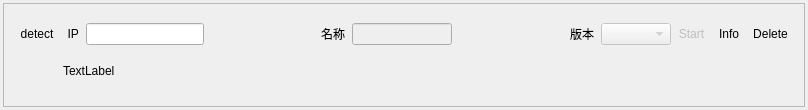
<?xml version="1.0" encoding="UTF-8"?>
<ui version="4.0">
 <class>Form</class>
 <widget class="QWidget" name="Form">
  <property name="geometry">
   <rect>
    <x>0</x>
    <y>0</y>
    <width>808</width>
    <height>110</height>
   </rect>
  </property>
  <property name="sizePolicy">
   <sizepolicy hsizetype="MinimumExpanding" vsizetype="Preferred">
    <horstretch>0</horstretch>
    <verstretch>0</verstretch>
   </sizepolicy>
  </property>
  <property name="windowTitle">
   <string/>
  </property>
  <layout class="QGridLayout" name="gridLayout">
   <property name="leftMargin">
    <number>3</number>
   </property>
   <property name="topMargin">
    <number>3</number>
   </property>
   <property name="rightMargin">
    <number>3</number>
   </property>
   <property name="bottomMargin">
    <number>3</number>
   </property>
   <property name="spacing">
    <number>6</number>
   </property>
   <item row="0" column="0">
    <widget class="QFrame" name="frame">
     <property name="frameShape">
      <enum>QFrame::StyledPanel</enum>
     </property>
     <layout class="QVBoxLayout" name="verticalLayout">
      <property name="spacing">
       <number>0</number>
      </property>
      <property name="rightMargin">
       <number>9</number>
      </property>
      <property name="bottomMargin">
       <number>0</number>
      </property>
      <item>
       <layout class="QHBoxLayout" name="horizontalLayout">
        <item>
         <widget class="QToolButton" name="detect_Button">
          <property name="enabled">
           <bool>true</bool>
          </property>
          <property name="sizePolicy">
           <sizepolicy hsizetype="Maximum" vsizetype="Fixed">
            <horstretch>0</horstretch>
            <verstretch>0</verstretch>
           </sizepolicy>
          </property>
          <property name="maximumSize">
           <size>
            <width>65</width>
            <height>16777215</height>
           </size>
          </property>
          <property name="toolTip">
           <string>&#x68C0;&#x6D4B;&#x8FDE;&#x63A5;</string>
          </property>
          <property name="statusTip">
           <string>&#x68C0;&#x6D4B;&#x8FDE;&#x63A5;</string>
          </property>
          <property name="text">
           <string>detect</string>
          </property>
          <property name="iconSize">
           <size>
            <width>22</width>
            <height>22</height>
           </size>
          </property>
          <property name="popupMode">
           <enum>QToolButton::DelayedPopup</enum>
          </property>
          <property name="autoRaise">
           <bool>true</bool>
          </property>
         </widget>
        </item>
        <item>
         <widget class="QLabel" name="ClusterIP_Label">
          <property name="sizePolicy">
           <sizepolicy hsizetype="Minimum" vsizetype="Preferred">
            <horstretch>0</horstretch>
            <verstretch>0</verstretch>
           </sizepolicy>
          </property>
          <property name="font">
           <font>
            <pointsize>9</pointsize>
           </font>
          </property>
          <property name="text">
           <string>  IP  </string>
          </property>
         </widget>
        </item>
        <item>
         <widget class="QLineEdit" name="ip_lineEdit"/>
        </item>
        <item>
         <spacer name="horizontalSpacer">
          <property name="orientation">
           <enum>Qt::Horizontal</enum>
          </property>
          <property name="sizeHint" stdset="0">
           <size>
            <width>40</width>
            <height>20</height>
           </size>
          </property>
         </spacer>
        </item>
        <item>
         <widget class="QLabel" name="label">
          <property name="text">
           <string>&#x540D;&#x79F0;  </string>
          </property>
         </widget>
        </item>
        <item>
         <widget class="QLineEdit" name="name_lineEdit">
          <property name="enabled">
           <bool>false</bool>
          </property>
          <property name="maximumSize">
           <size>
            <width>100</width>
            <height>16777215</height>
           </size>
          </property>
         </widget>
        </item>
        <item>
         <spacer name="horizontalSpacer_2">
          <property name="orientation">
           <enum>Qt::Horizontal</enum>
          </property>
          <property name="sizeHint" stdset="0">
           <size>
            <width>40</width>
            <height>20</height>
           </size>
          </property>
         </spacer>
        </item>
        <item>
         <widget class="QLabel" name="label_2">
          <property name="text">
           <string>&#x7248;&#x672C;  </string>
          </property>
         </widget>
        </item>
        <item>
         <widget class="QComboBox" name="version_comboBox">
          <property name="enabled">
           <bool>false</bool>
          </property>
          <property name="maximumSize">
           <size>
            <width>70</width>
            <height>16777215</height>
           </size>
          </property>
         </widget>
        </item>
        <item>
         <widget class="QToolButton" name="startButton">
          <property name="enabled">
           <bool>false</bool>
          </property>
          <property name="sizePolicy">
           <sizepolicy hsizetype="Maximum" vsizetype="Fixed">
            <horstretch>0</horstretch>
            <verstretch>0</verstretch>
           </sizepolicy>
          </property>
          <property name="maximumSize">
           <size>
            <width>65</width>
            <height>16777215</height>
           </size>
          </property>
          <property name="toolTip">
           <string>&#x8FDC;&#x7A0B;&#x542F;&#x52A8;</string>
          </property>
          <property name="statusTip">
           <string>&#x8FDC;&#x7A0B;&#x542F;&#x52A8;</string>
          </property>
          <property name="text">
           <string>Start</string>
          </property>
          <property name="iconSize">
           <size>
            <width>26</width>
            <height>26</height>
           </size>
          </property>
          <property name="popupMode">
           <enum>QToolButton::DelayedPopup</enum>
          </property>
          <property name="autoRaise">
           <bool>true</bool>
          </property>
         </widget>
        </item>
        <item>
         <widget class="QToolButton" name="InfoButton">
          <property name="toolTip">
           <string>&#x6253;&#x5F00;&#x4FE1;&#x606F;&#x7A97;&#x53E3;</string>
          </property>
          <property name="statusTip">
           <string>&#x6253;&#x5F00;&#x4FE1;&#x606F;&#x7A97;&#x53E3;</string>
          </property>
          <property name="text">
           <string>Info</string>
          </property>
          <property name="iconSize">
           <size>
            <width>20</width>
            <height>20</height>
           </size>
          </property>
          <property name="autoRaise">
           <bool>true</bool>
          </property>
         </widget>
        </item>
        <item>
         <widget class="QToolButton" name="deleteButton">
          <property name="sizePolicy">
           <sizepolicy hsizetype="Maximum" vsizetype="Fixed">
            <horstretch>0</horstretch>
            <verstretch>0</verstretch>
           </sizepolicy>
          </property>
          <property name="maximumSize">
           <size>
            <width>65</width>
            <height>16777215</height>
           </size>
          </property>
          <property name="toolTip">
           <string>&#x5220;&#x9664;&#x8BE5;&#x8282;&#x70B9;</string>
          </property>
          <property name="statusTip">
           <string>&#x5220;&#x9664;&#x8BE5;&#x8282;&#x70B9;</string>
          </property>
          <property name="text">
           <string>Delete</string>
          </property>
          <property name="iconSize">
           <size>
            <width>22</width>
            <height>22</height>
           </size>
          </property>
          <property name="popupMode">
           <enum>QToolButton::DelayedPopup</enum>
          </property>
          <property name="autoRaise">
           <bool>true</bool>
          </property>
         </widget>
        </item>
       </layout>
      </item>
      <item>
       <widget class="QWidget" name="status_label_widget" native="true">
        <property name="maximumSize">
         <size>
          <width>16777215</width>
          <height>40</height>
         </size>
        </property>
        <layout class="QHBoxLayout" name="horizontalLayout_2">
         <property name="spacing">
          <number>0</number>
         </property>
         <property name="leftMargin">
          <number>50</number>
         </property>
         <property name="topMargin">
          <number>0</number>
         </property>
         <property name="bottomMargin">
          <number>9</number>
         </property>
         <item>
          <widget class="QLabel" name="status_label">
           <property name="text">
            <string>TextLabel</string>
           </property>
          </widget>
         </item>
        </layout>
       </widget>
      </item>
     </layout>
    </widget>
   </item>
  </layout>
 </widget>
 <resources/>
 <connections/>
</ui>
